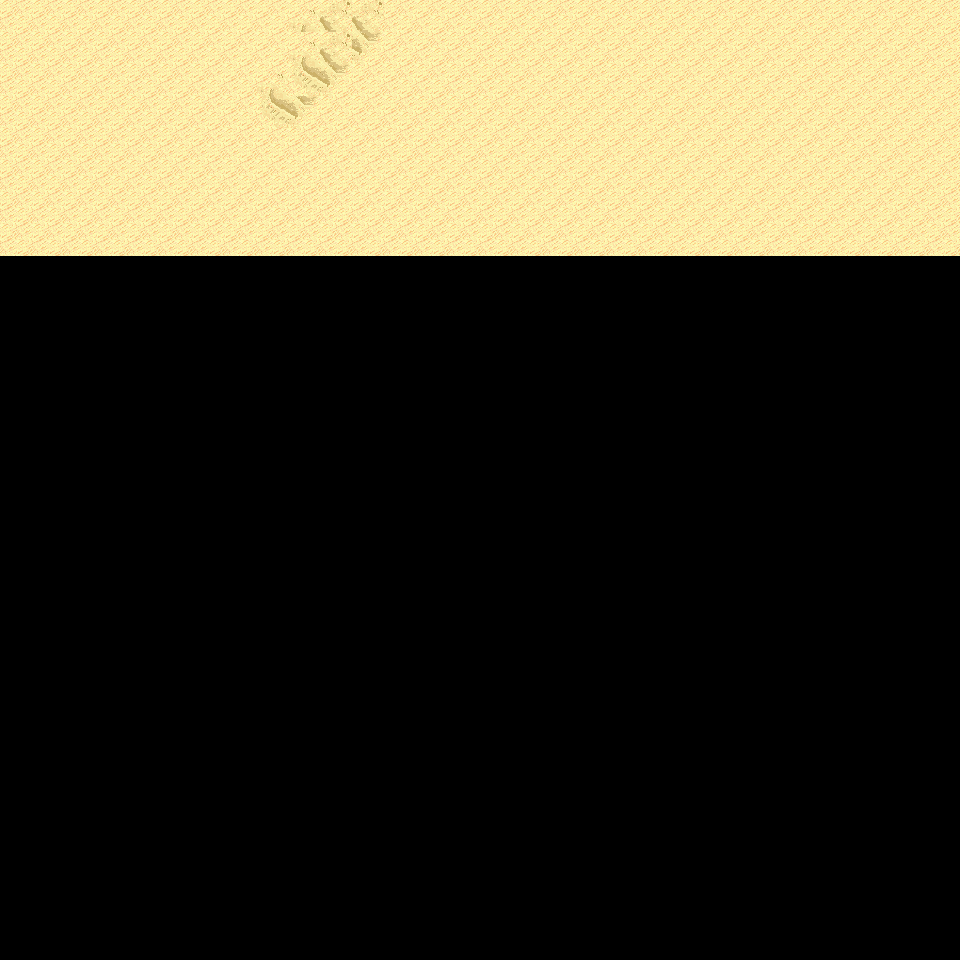

The image is a tile-based game level rendered from a .tmx file. Its description and source (layers, tilesets, objects; grid data summarised) follow:
An orthogonal 30x30 tile map with 32x32 px tiles, 6 tile layers (Ground, Object, Object2, Above, ...), 16 tilesets and 3 objects (3x mapExit).

<map version="1.0" orientation="orthogonal" renderorder="right-down" width="30" height="30" tilewidth="32" tileheight="32" nextobjectid="4">
  <tileset firstgid="1" name="tileset_logic_collision" tilewidth="32" tileheight="32" tilecount="1" columns="1">
    <image source="../drawable/tileset_logic_collision.png" width="32" height="32" />
  </tileset>
  <tileset firstgid="2" name="tileset_ground_ground" tilewidth="32" tileheight="32" tilecount="33" columns="3">
    <image source="../drawable/tileset_ground_ground.png" width="96" height="352" />
  </tileset>
  <tileset firstgid="35" name="tileset_terrain_desert" tilewidth="32" tileheight="32" tilecount="88" columns="8">
    <image source="../drawable/tileset_terrain_desert.png" width="256" height="352" />
  </tileset>
  <tileset firstgid="123" name="tileset_ground_sand_edges" tilewidth="32" tileheight="32" tilecount="15" columns="5">
    <image source="../drawable/tileset_ground_sand_edges.png" width="160" height="96" />
  </tileset>
  <tileset firstgid="138" name="tileset_ground_sand_2" tilewidth="32" tileheight="32" tilecount="15" columns="5">
    <image source="../drawable/tileset_ground_sand_2.png" width="160" height="96" />
  </tileset>
  <tileset firstgid="153" name="tileset_building_stone_ruins" tilewidth="32" tileheight="32" tilecount="72" columns="6">
    <image source="../drawable/tileset_building_stone_ruins.png" width="192" height="384" />
  </tileset>
  <tileset firstgid="225" name="tileset_item_statue_blackened_column" tilewidth="32" tileheight="32" tilecount="4" columns="1">
    <image source="../drawable/tileset_item_statue_blackened_column.png" width="32" height="128" />
  </tileset>
  <tileset firstgid="229" name="tileset_item_statue_skull_carving" tilewidth="32" tileheight="32" tilecount="4" columns="2">
    <image source="../drawable/tileset_item_statue_skull_carving.png" width="64" height="64" />
  </tileset>
  <tileset firstgid="233" name="tileset_item_statue_skullpedestal" tilewidth="32" tileheight="32" tilecount="2" columns="1">
    <image source="../drawable/tileset_item_statue_skullpedestal.png" width="32" height="64" />
  </tileset>
  <tileset firstgid="235" name="tileset_plant_tree_banana_tree" tilewidth="32" tileheight="32" tilecount="40" columns="4">
    <image source="../drawable/tileset_plant_tree_banana_tree.png" width="128" height="320" />
  </tileset>
  <tileset firstgid="275" name="tileset_plant_tree_palm_tree" tilewidth="32" tileheight="32" tilecount="6" columns="2">
    <image source="../drawable/tileset_plant_tree_palm_tree.png" width="64" height="96" />
  </tileset>
  <tileset firstgid="281" name="tileset_plant_tree_palm_trees" tilewidth="32" tileheight="32" tilecount="40" columns="4">
    <image source="../drawable/tileset_plant_tree_palm_trees.png" width="128" height="320" />
  </tileset>
  <tileset firstgid="321" name="tileset_plant_bush_large_green" tilewidth="32" tileheight="32" tilecount="9" columns="3">
    <image source="../drawable/tileset_plant_bush_large_green.png" width="96" height="96" />
  </tileset>
  <tileset firstgid="330" name="tileset_plant_cactus" tilewidth="32" tileheight="32" tilecount="2" columns="1">
    <image source="../drawable/tileset_plant_cactus.png" width="32" height="64" />
  </tileset>
  <tileset firstgid="332" name="tileset_plant_lily_pads" tilewidth="32" tileheight="32" tilecount="2" columns="1">
    <image source="../drawable/tileset_plant_lily_pads.png" width="32" height="64" />
  </tileset>
  <tileset firstgid="334" name="tileset_plant_round_cactuses" tilewidth="32" tileheight="32" tilecount="20" columns="10">
    <image source="../drawable/tileset_plant_round_cactuses.png" width="320" height="64" />
  </tileset>
  <layer name="Ground" width="30" height="30">
    <data>[900 cells, 240 non-empty, 5 distinct tile ids]</data>
  </layer>
  <layer name="Object" width="30" height="30">
    <data>[900 cells, 0 non-empty, 0 distinct tile ids]</data>
  </layer>
  <layer name="Object2" width="30" height="30">
    <data>[900 cells, 0 non-empty, 0 distinct tile ids]</data>
  </layer>
  <layer name="Above" width="30" height="30">
    <data>[900 cells, 0 non-empty, 0 distinct tile ids]</data>
  </layer>
  <layer name="Above2" width="30" height="30">
    <data>[900 cells, 0 non-empty, 0 distinct tile ids]</data>
  </layer>
  <layer name="Walkable" width="30" height="30">
    <data>[900 cells, 0 non-empty, 0 distinct tile ids]</data>
  </layer>
  <objectgroup name="MapEvents">
    <object id="1" name="north" type="mapExit" x="0" y="0" width="960" height="32">
      <properties>
        <property name="map" value="level_0_x37_y131" />
        <property name="x" value="0" />
        <property name="y" value="28" />
      </properties>
    </object>
    <object id="2" name="west" type="mapExit" x="0" y="0" width="32" height="960">
      <properties>
        <property name="map" value="level_0_x36_y132" />
        <property name="x" value="28" />
        <property name="y" value="0" />
      </properties>
    </object>
    <object id="3" name="east" type="mapExit" x="928" y="0" width="32" height="960">
      <properties>
        <property name="map" value="level_0_x38_y132" />
        <property name="x" value="1" />
        <property name="y" value="0" />
      </properties>
    </object>
  </objectgroup>
</map>
